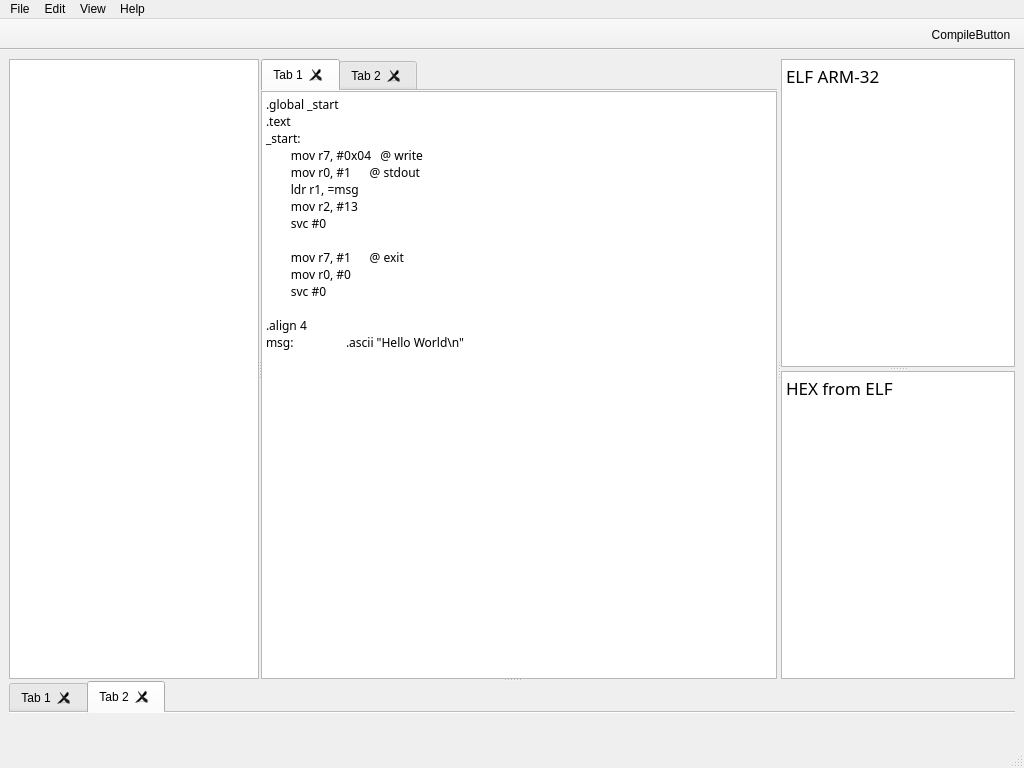
<?xml version="1.0" encoding="UTF-8"?>
<ui version="4.0">
 <class>MainWindow</class>
 <widget class="QMainWindow" name="MainWindow">
  <property name="geometry">
   <rect>
    <x>0</x>
    <y>0</y>
    <width>1024</width>
    <height>768</height>
   </rect>
  </property>
  <property name="sizePolicy">
   <sizepolicy hsizetype="Expanding" vsizetype="Preferred">
    <horstretch>0</horstretch>
    <verstretch>0</verstretch>
   </sizepolicy>
  </property>
  <property name="minimumSize">
   <size>
    <width>900</width>
    <height>600</height>
   </size>
  </property>
  <property name="baseSize">
   <size>
    <width>1024</width>
    <height>768</height>
   </size>
  </property>
  <property name="windowTitle">
   <string>MainWindow</string>
  </property>
  <property name="windowIcon">
   <iconset>
    <normaloff>../icon.icns</normaloff>../icon.icns</iconset>
  </property>
  <widget class="QWidget" name="centralwidget">
   <layout class="QGridLayout" name="gridLayout_2">
    <item row="0" column="0">
     <widget class="QSplitter" name="command_tab_splitter">
      <property name="orientation">
       <enum>Qt::Orientation::Vertical</enum>
      </property>
      <property name="handleWidth">
       <number>2</number>
      </property>
      <widget class="QSplitter" name="file_text_splitter">
       <property name="orientation">
        <enum>Qt::Orientation::Horizontal</enum>
       </property>
       <property name="opaqueResize">
        <bool>true</bool>
       </property>
       <property name="handleWidth">
        <number>2</number>
       </property>
       <property name="childrenCollapsible">
        <bool>true</bool>
       </property>
       <widget class="QTreeView" name="fileTreeView">
        <property name="enabled">
         <bool>true</bool>
        </property>
        <property name="sizePolicy">
         <sizepolicy hsizetype="Expanding" vsizetype="Expanding">
          <horstretch>0</horstretch>
          <verstretch>0</verstretch>
         </sizepolicy>
        </property>
        <property name="maximumSize">
         <size>
          <width>300</width>
          <height>16777215</height>
         </size>
        </property>
       </widget>
       <widget class="QSplitter" name="splitter_2">
        <property name="sizePolicy">
         <sizepolicy hsizetype="Expanding" vsizetype="Preferred">
          <horstretch>0</horstretch>
          <verstretch>0</verstretch>
         </sizepolicy>
        </property>
        <property name="orientation">
         <enum>Qt::Orientation::Horizontal</enum>
        </property>
        <widget class="QTabWidget" name="tabWidget">
         <property name="styleSheet">
          <string notr="true"/>
         </property>
         <property name="currentIndex">
          <number>0</number>
         </property>
         <property name="documentMode">
          <bool>true</bool>
         </property>
         <property name="tabsClosable">
          <bool>true</bool>
         </property>
         <property name="movable">
          <bool>true</bool>
         </property>
         <widget class="QWidget" name="tab">
          <property name="autoFillBackground">
           <bool>false</bool>
          </property>
          <attribute name="title">
           <string>Tab 1</string>
          </attribute>
          <layout class="QGridLayout" name="gridLayout">
           <property name="leftMargin">
            <number>0</number>
           </property>
           <property name="topMargin">
            <number>0</number>
           </property>
           <property name="rightMargin">
            <number>0</number>
           </property>
           <property name="bottomMargin">
            <number>0</number>
           </property>
           <item row="0" column="0">
            <widget class="CodeEditor" name="plainTextEdit">
             <property name="sizePolicy">
              <sizepolicy hsizetype="MinimumExpanding" vsizetype="Expanding">
               <horstretch>0</horstretch>
               <verstretch>0</verstretch>
              </sizepolicy>
             </property>
             <property name="minimumSize">
              <size>
               <width>512</width>
               <height>0</height>
              </size>
             </property>
             <property name="font">
              <font>
               <family>JetBrains Mono</family>
              </font>
             </property>
             <property name="styleSheet">
              <string notr="true"/>
             </property>
             <property name="plainText">
              <string>.global _start
.text
_start:
        mov r7, #0x04   @ write
        mov r0, #1      @ stdout
        ldr r1, =msg
        mov r2, #13
        svc #0

        mov r7, #1      @ exit
        mov r0, #0
        svc #0

.align 4
msg:	.ascii &quot;Hello World\n&quot;


        </string>
             </property>
            </widget>
           </item>
          </layout>
         </widget>
         <widget class="QWidget" name="tab_2">
          <attribute name="title">
           <string>Tab 2</string>
          </attribute>
         </widget>
        </widget>
        <widget class="QSplitter" name="splitter">
         <property name="orientation">
          <enum>Qt::Orientation::Vertical</enum>
         </property>
         <widget class="QTextBrowser" name="textBrowserUp">
          <property name="font">
           <font>
            <family>JetBrains Mono</family>
           </font>
          </property>
          <property name="html">
           <string>&lt;!DOCTYPE HTML PUBLIC &quot;-//W3C//DTD HTML 4.0//EN&quot; &quot;http://www.w3.org/TR/REC-html40/strict.dtd&quot;&gt;
&lt;html&gt;&lt;head&gt;&lt;meta name=&quot;qrichtext&quot; content=&quot;1&quot; /&gt;&lt;meta charset=&quot;utf-8&quot; /&gt;&lt;style type=&quot;text/css&quot;&gt;
p, li { white-space: pre-wrap; }
hr { height: 1px; border-width: 0; }
li.unchecked::marker { content: &quot;\2610&quot;; }
li.checked::marker { content: &quot;\2612&quot;; }
&lt;/style&gt;&lt;/head&gt;&lt;body style=&quot; font-family:'JetBrains Mono'; font-size:13pt; font-weight:400; font-style:normal;&quot;&gt;
&lt;p style=&quot; margin-top:0px; margin-bottom:0px; margin-left:0px; margin-right:0px; -qt-block-indent:0; text-indent:0px;&quot;&gt;ELF ARM-32&lt;/p&gt;&lt;/body&gt;&lt;/html&gt;</string>
          </property>
         </widget>
         <widget class="QTextBrowser" name="textBrowserDown">
          <property name="font">
           <font>
            <family>JetBrains Mono</family>
           </font>
          </property>
          <property name="styleSheet">
           <string notr="true"/>
          </property>
          <property name="html">
           <string>&lt;!DOCTYPE HTML PUBLIC &quot;-//W3C//DTD HTML 4.0//EN&quot; &quot;http://www.w3.org/TR/REC-html40/strict.dtd&quot;&gt;
&lt;html&gt;&lt;head&gt;&lt;meta name=&quot;qrichtext&quot; content=&quot;1&quot; /&gt;&lt;meta charset=&quot;utf-8&quot; /&gt;&lt;style type=&quot;text/css&quot;&gt;
p, li { white-space: pre-wrap; }
hr { height: 1px; border-width: 0; }
li.unchecked::marker { content: &quot;\2610&quot;; }
li.checked::marker { content: &quot;\2612&quot;; }
&lt;/style&gt;&lt;/head&gt;&lt;body style=&quot; font-family:'JetBrains Mono'; font-size:13pt; font-weight:400; font-style:normal;&quot;&gt;
&lt;p style=&quot; margin-top:0px; margin-bottom:0px; margin-left:0px; margin-right:0px; -qt-block-indent:0; text-indent:0px;&quot;&gt;HEX from ELF&lt;/p&gt;&lt;/body&gt;&lt;/html&gt;</string>
          </property>
         </widget>
        </widget>
       </widget>
      </widget>
      <widget class="QTabWidget" name="commandTabWidget">
       <property name="maximumSize">
        <size>
         <width>16777215</width>
         <height>600</height>
        </size>
       </property>
       <property name="currentIndex">
        <number>1</number>
       </property>
       <property name="documentMode">
        <bool>true</bool>
       </property>
       <property name="tabsClosable">
        <bool>true</bool>
       </property>
       <property name="movable">
        <bool>true</bool>
       </property>
       <property name="tabBarAutoHide">
        <bool>false</bool>
       </property>
       <widget class="QWidget" name="command_tab">
        <attribute name="title">
         <string>Tab 1</string>
        </attribute>
       </widget>
       <widget class="QWidget" name="terminal_tab">
        <attribute name="title">
         <string>Tab 2</string>
        </attribute>
       </widget>
      </widget>
     </widget>
    </item>
   </layout>
  </widget>
  <widget class="QStatusBar" name="statusbar"/>
  <widget class="QMenuBar" name="menubar">
   <property name="geometry">
    <rect>
     <x>0</x>
     <y>0</y>
     <width>1024</width>
     <height>24</height>
    </rect>
   </property>
   <property name="nativeMenuBar">
    <bool>true</bool>
   </property>
   <widget class="QMenu" name="menuFile">
    <property name="title">
     <string>File</string>
    </property>
    <widget class="QMenu" name="menuNewFile">
     <property name="title">
      <string>New</string>
     </property>
     <addaction name="actionAssemblyNewFile"/>
     <addaction name="actionHEXNewFile"/>
    </widget>
    <widget class="QMenu" name="menuOpen">
     <property name="title">
      <string>Open...</string>
     </property>
     <addaction name="actionAssemblyOpenFile"/>
     <addaction name="actionHEXOpenFile"/>
    </widget>
    <addaction name="menuNewFile"/>
    <addaction name="menuOpen"/>
    <addaction name="actionSave"/>
    <addaction name="actionSave_as"/>
    <addaction name="actionQuit"/>
   </widget>
   <widget class="QMenu" name="menuEdit">
    <property name="title">
     <string>Edit</string>
    </property>
    <addaction name="actionFont"/>
   </widget>
   <widget class="QMenu" name="menuView">
    <property name="title">
     <string>View</string>
    </property>
    <addaction name="actionAppereances"/>
   </widget>
   <widget class="QMenu" name="menuHelp">
    <property name="title">
     <string>Help</string>
    </property>
    <addaction name="actionContact"/>
   </widget>
   <addaction name="menuFile"/>
   <addaction name="menuEdit"/>
   <addaction name="menuView"/>
   <addaction name="menuHelp"/>
  </widget>
  <widget class="QToolBar" name="toolBar">
   <property name="sizePolicy">
    <sizepolicy hsizetype="Fixed" vsizetype="Fixed">
     <horstretch>0</horstretch>
     <verstretch>0</verstretch>
    </sizepolicy>
   </property>
   <property name="windowTitle">
    <string>toolBar</string>
   </property>
   <property name="layoutDirection">
    <enum>Qt::LayoutDirection::RightToLeft</enum>
   </property>
   <property name="styleSheet">
    <string notr="true">padding: 4px;
height: 10px;</string>
   </property>
   <property name="movable">
    <bool>false</bool>
   </property>
   <attribute name="toolBarArea">
    <enum>TopToolBarArea</enum>
   </attribute>
   <attribute name="toolBarBreak">
    <bool>false</bool>
   </attribute>
   <addaction name="actionCompileButton"/>
  </widget>
  <action name="actionSave">
   <property name="text">
    <string>Save</string>
   </property>
  </action>
  <action name="actionSave_as">
   <property name="text">
    <string>Save as</string>
   </property>
  </action>
  <action name="actionQuit">
   <property name="text">
    <string>Quit</string>
   </property>
  </action>
  <action name="actionFont">
   <property name="text">
    <string>Font</string>
   </property>
  </action>
  <action name="actionAssemblyNewFile">
   <property name="text">
    <string>Assembly File</string>
   </property>
  </action>
  <action name="actionHEXNewFile">
   <property name="text">
    <string>HEX File</string>
   </property>
  </action>
  <action name="actionAssemblyOpenFile">
   <property name="text">
    <string>Assembly File</string>
   </property>
  </action>
  <action name="actionHEXOpenFile">
   <property name="text">
    <string>HEX File</string>
   </property>
  </action>
  <action name="actionAppereances">
   <property name="text">
    <string>Appereances</string>
   </property>
  </action>
  <action name="actionContact">
   <property name="text">
    <string>Contact</string>
   </property>
  </action>
  <action name="actionCompileButton">
   <property name="icon">
    <iconset theme="QIcon::ThemeIcon::MediaPlaybackStart"/>
   </property>
   <property name="text">
    <string>CompileButton</string>
   </property>
   <property name="toolTip">
    <string>&lt;html&gt;&lt;head/&gt;&lt;body&gt;&lt;p&gt;Compile&lt;/p&gt;&lt;/body&gt;&lt;/html&gt;</string>
   </property>
   <property name="menuRole">
    <enum>QAction::MenuRole::NoRole</enum>
   </property>
  </action>
 </widget>
 <customwidgets>
  <customwidget>
   <class>CodeEditor</class>
   <extends>QPlainTextEdit</extends>
   <header location="global">code_editor.h</header>
  </customwidget>
 </customwidgets>
 <resources/>
 <connections/>
</ui>
